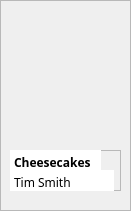
            <widget class="QFrame" name="frame_77">
             <property name="geometry">
              <rect>
               <x>460</x>
               <y>250</y>
               <width>131</width>
               <height>211</height>
              </rect>
             </property>
             <property name="frameShape">
              <enum>QFrame::StyledPanel</enum>
             </property>
             <property name="frameShadow">
              <enum>QFrame::Raised</enum>
             </property>
             <widget class="QLabel" name="label_44">
              <property name="geometry">
               <rect>
                <x>10</x>
                <y>0</y>
                <width>111</width>
                <height>141</height>
               </rect>
              </property>
              <property name="text">
               <string/>
              </property>
              <property name="pixmap">
               <pixmap resource="Resources.qrc">:/images/book-covers/book6.png</pixmap>
              </property>
              <property name="scaledContents">
               <bool>true</bool>
              </property>
             </widget>
             <widget class="QFrame" name="frame_78">
              <property name="geometry">
               <rect>
                <x>10</x>
                <y>150</y>
                <width>111</width>
                <height>41</height>
               </rect>
              </property>
              <property name="frameShape">
               <enum>QFrame::StyledPanel</enum>
              </property>
              <property name="frameShadow">
               <enum>QFrame::Raised</enum>
              </property>
              <widget class="QPlainTextEdit" name="plainTextEdit_83">
               <property name="geometry">
                <rect>
                 <x>0</x>
                 <y>0</y>
                 <width>91</width>
                 <height>21</height>
                </rect>
               </property>
               <property name="styleSheet">
                <string notr="true">font-weight: bold;
font-family: Baloo 2;
background: white;</string>
               </property>
               <property name="frameShape">
                <enum>QFrame::NoFrame</enum>
               </property>
               <property name="verticalScrollBarPolicy">
                <enum>Qt::ScrollBarAlwaysOff</enum>
               </property>
               <property name="tabChangesFocus">
                <bool>false</bool>
               </property>
               <property name="lineWrapMode">
                <enum>QPlainTextEdit::WidgetWidth</enum>
               </property>
               <property name="plainText">
                <string>Cheesecakes</string>
               </property>
               <property name="textInteractionFlags">
                <set>Qt::TextSelectableByKeyboard|Qt::TextSelectableByMouse</set>
               </property>
              </widget>
              <widget class="QPlainTextEdit" name="plainTextEdit_84">
               <property name="geometry">
                <rect>
                 <x>0</x>
                 <y>20</y>
                 <width>104</width>
                 <height>21</height>
                </rect>
               </property>
               <property name="styleSheet">
                <string notr="true">font-family: Baloo 2;
background: white;</string>
               </property>
               <property name="frameShape">
                <enum>QFrame::NoFrame</enum>
               </property>
               <property name="verticalScrollBarPolicy">
                <enum>Qt::ScrollBarAlwaysOff</enum>
               </property>
               <property name="plainText">
                <string>Tim Smith</string>
               </property>
              </widget>
             </widget>
            </widget>
